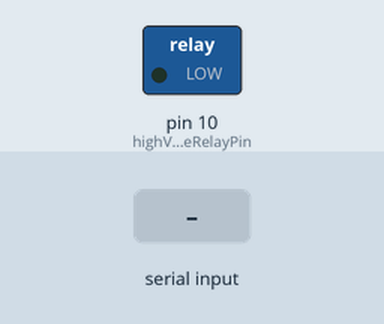
A sketch run on a simulated Arduino Uno, built with avr-gcc and run on an emulated ATmega328P. Parts: switched loads named in the sketch (green lamp = pin HIGH). Inputs (shaded band) come from the test bench.

Above: at 1.2 s.
1.3 s: byte 30 received over Serial
At 2.5 s:
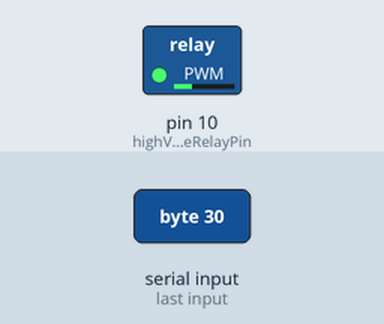
2.8 s: byte 90 received over Serial
At 3.8 s:
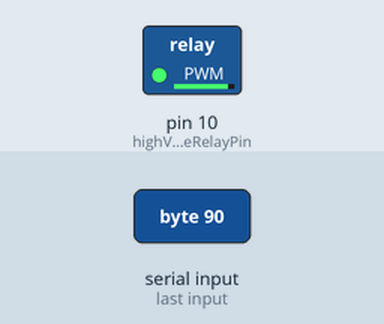
Timing chart, 0 to 5.8 s (numbered marks = the images above; inputs shaded):
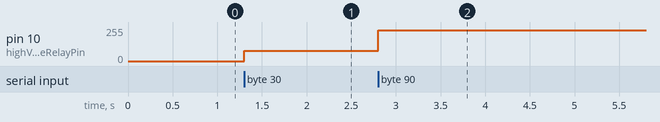

The sketch:

PWM_Writer_pythonToArduino.ino
```cpp
/****************************************************************
  Author Name: Will Graham
  Date: 6-124-22
  Sketch Name: Python Serial Receiver, and PWM Output
  Sketch Description:  Takes input from python and outputs a corresponding duty cyle to designated Arduino pin (0-5V)
*******************************************************************/

///

/****************************
 ** Instructions for Using with Python
 ****************************/
// Install/include pyserial, and specify the port Arduino connects with on the Python driver. Simple, one value serial communication.
/***********************
 ** Global Variables ***
 ***********************/
// *** Declare & Initialize Pins ***
const int highVoltageRelayPin = 10; // High voltage relay controller pin.


// *** Program Variables ***
int dutyCycle; //Duty cycle initialization
  // Note: Duty cycle will range from 0-5V


/********************
 ** Setup Function **
 ********************/
void setup() {
  // PUT YOUR SETUP CODE HERE, TO RUN ONCE:


  // *** Configure Pins & Attach Servos ***
  pinMode(highVoltageRelayPin, OUTPUT);

  // *** Initialize Serial Communication ***
  Serial.begin(115200); //Serial communication happens at 1152-
}

  // *** Take Initial Readings ***

  // *** Move Hardware to Desired Initial Positions ***


/*******************
 ** Loop Function **
 *******************/
void loop(void) {
  while (Serial.available()==0) {
    ;//    do nothing here
  }
  dutyCycle = Serial.read();
  int dutyCycle_255 = int(dutyCycle*2.55); // Convert the 0-100 of duty cyle, to 0-255 of analogWrite
  analogWrite(highVoltageRelayPin, dutyCycle_255); //Write value to pin

}


/****************************
 ** User-Defined Functions **
 ****************************/
// create custom headings as necessary to clearly organize your sketch
// e.g., Button functions, DC Motor functions, Servo functions, etc
```

Measured:
- after the input at 1.3 s, pin 10 (highVoltageRelayPin): 0/255 → 76/255 at once
- after the input at 2.8 s, pin 10 (highVoltageRelayPin): 76/255 → 229/255 at once
